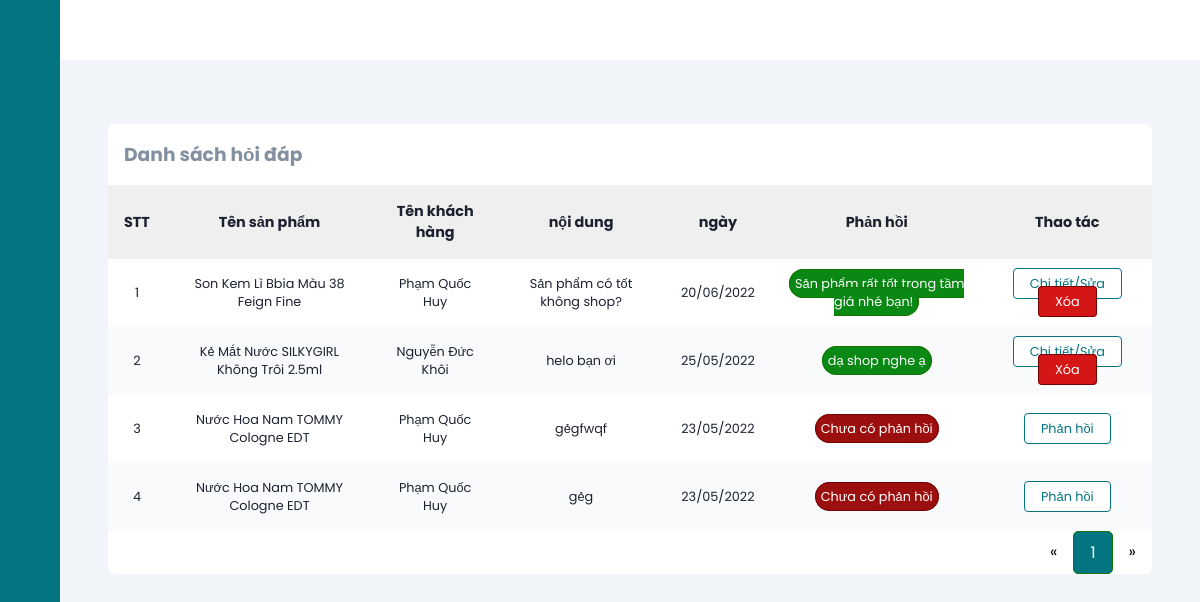
Page /questionManage?page=1 (signed in) on the earlier database version.
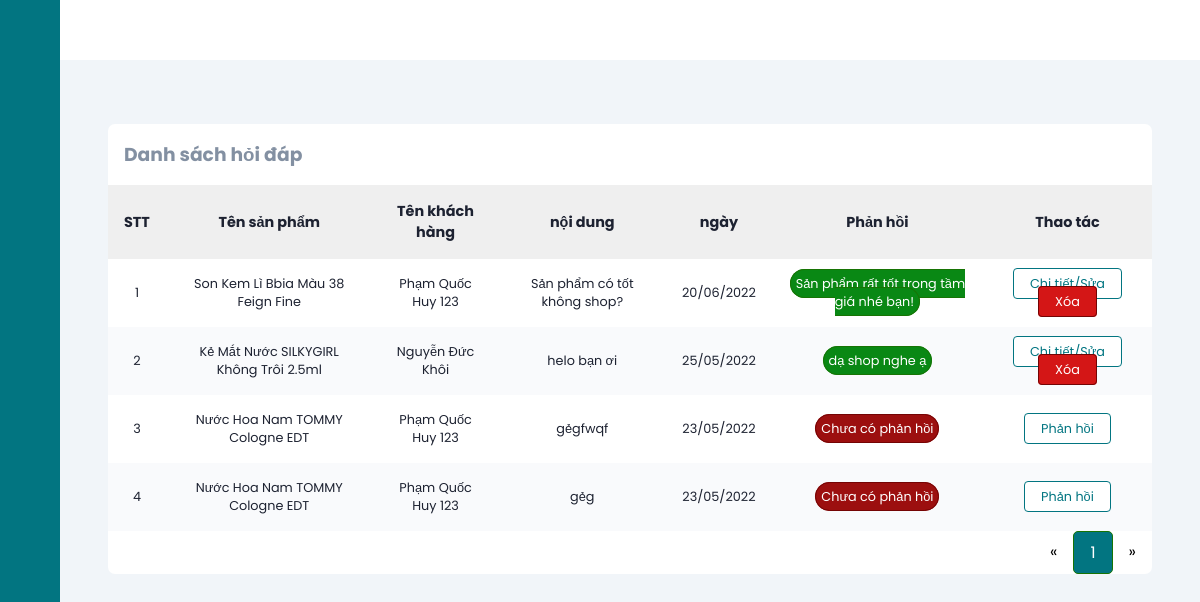
Same page on the later database version.
### tables this page shows
CREATE TABLE `question` (
  `id` int(11) NOT NULL,
  `userId` int(11) NOT NULL,
  `content` varchar(500) NOT NULL,
  `reply` varchar(500) NOT NULL,
  `createdDate` datetime NOT NULL,
  `repliedDate` datetime DEFAULT NULL,
  `productId` int(11) NOT NULL
);

CREATE TABLE `users` (
  `id` int(11) NOT NULL,
  `fullName` varchar(255) NOT NULL,
  `email` varchar(255) NOT NULL,
  `dob` date NOT NULL,
  `address` varchar(500) NOT NULL,
  `password` varchar(255) NOT NULL,
  `roleId` int(11) NOT NULL,
  `status` tinyint(1) NOT NULL,
  `captcha` varchar(50) DEFAULT NULL,
  `isConfirmed` tinyint(4) NOT NULL DEFAULT 0,
  `phone` varchar(11) NOT NULL,
  `provinceId` varchar(5) NOT NULL,
  `districtId` varchar(5) NOT NULL,
  `wardId` varchar(5) NOT NULL,
  `delete_flg` int(11) DEFAULT 0
);

CREATE TABLE `products` (
  `id` int(11) NOT NULL,
  `name` varchar(255) NOT NULL,
  `originalPrice` decimal(10,0) NOT NULL,
  `promotionPrice` decimal(10,0) NOT NULL,
  `image` varchar(50) NOT NULL,
  `createdBy` int(11) NOT NULL,
  `createdDate` date NOT NULL,
  `cateId` int(11) NOT NULL,
  `qty` int(11) NOT NULL,
  `des` text NOT NULL,
  `status` tinyint(1) NOT NULL,
  `soldCount` int(11) NOT NULL,
  `weight` int(11) NOT NULL,
  `image2` varchar(100) NOT NULL,
  `image3` varchar(100) NOT NULL,
  `delete_flg` int(11) DEFAULT 0
);

### mvc/core/ControllerBase.php (called while the page is built, shortened)
<?php
class ControllerBase{
    public function view($view, $data=[]){
        require_once "./mvc/views/".$view.".php";
    }
}
?>

### mvc/controllers/questionManage.php (called while the page is built, shortened)
<?php
class questionManage extends ControllerBaseAdmin
{
    public function index($page = 1)
    {
        $question = $this->model("questionModel");
        $questionList = ($question->getAllAdmin((isset($_GET['page']) ? $_GET['page'] : 1)))->fetch_all(MYSQLI_ASSOC);
        $countPaging = $question->getCountPaging(8);
        $this->view("admin/question", [
            "headTitle" => "Phản hồi đánh giá",
            "questionList" => $questionList,
            "countPaging" => $countPaging
        ]);
    }
}

### mvc/core/App.php (called while the page is built, shortened)
<?php
class App
{
    protected $action = "Index";
    function __construct()
    {
        $arr = $this->UrlProcess();
        if (file_exists("./mvc/controllers/" . $arr[0] . ".php")) {
            unset($arr[0]);
        }
        $this->controller = new $this->controller;
        $this->params = $arr ? array_values($arr) : [];
        array_push($this->params, $_GET);
        call_user_func_array([$this->controller, $this->action], $this->params);
    }
    function UrlProcess()
    {
        if (isset($_GET["url"])) {
            return explode("/", filter_var(trim($_GET["url"], "/")));
        }
    }
}

### index.php (called while the page is built, shortened)
<?php
$myApp = new App();
?>

### mvc/core/DB.php (called while the page is built, shortened)
<?php
class DB{
    private static $instance = null;
    protected $servername = "localhost";
    protected $username = "root";
    protected $password = "";
    private function __construct(){
        $this->con = mysqli_connect($this->servername, $this->username, $this->password);
    }
    public static function getInstance()
    {
      if(!self::$instance)
      {
        self::$instance = new DB();
      }
      return self::$instance;
    }
}
?>

### mvc/models/questionModel.php (called while the page is built, shortened)
<?php
class questionModel
{
    private static $instance = null;
    public static function getInstance()
    {
        if (!self::$instance) {
            self::$instance = new questionModel();
        }
        return self::$instance;
    }
    public function getAllAdmin($page = 1, $total = 8)
    {
        $tmp = ($page - 1) * $total;
        $db = DB::getInstance();
        $sql = "SELECT p.id, p.content, p.reply, p.createdDate, u.id as userId, u.fullName, c.name as productName, c.name as productName FROM question p JOIN users u ON p.userId = u.id JOIN products c ON p.productId = c.id ORDER BY p.createdDate DESC LIMIT $tmp,$total";
        $result = mysqli_query($db->con, $sql);
        return $result;
    }
}

### mvc/views/admin/question.php (the view, shortened to what the changed rows need)
<?php require APP_ROOT . '/views/admin/inc/head.php'; ?>
<body>
    <div class="main-content">
        <main>
            <section class="recent">
                <div class="activity-grid">
                    <div class="activity-card">
                        <div class="table-responsive">
                            <table>
                                <thead>
                                    <tr>
                                        <th>STT</th>
                                        <th>Tên sản phẩm</th>
                                        <th>Tên khách hàng</th>
                                        <th>nội dung</th>
                                        <th>ngày</th>
                                        <th>Phản hồi</th>
                                        <th>Thao tác</th>
                                    </tr>
                                </thead>
                                <tbody>
                                    <?php
                                    $count = 0;
                                    foreach ($data['questionList'] as $key => $value) {
                                    ?>
                                        <tr>
                                            <td><?= ++$count ?></td>
                                            <td><?= $value['productName'] ?></td>
                                            <td><?= $value['fullName'] ?></td>
                                            <td><?= $value['content'] ?></td>
                                            <td><?= date("d/m/Y", strtotime($value['createdDate'])) ?></td>
                                            <?php
                                            if ($value['reply']) { ?>
                                                <td><span class="active"><?= $value['reply'] ?></span></td>
                                            <?php } else { ?>
                                                <td><span class="block">Chưa có phản hồi</span></td>
                                            <?php }
                                            ?>
                                            <td>
                                            <?php
                                            if ($value['reply']) { ?>
                                                <a class="button-normal" href="<?= URL_ROOT . '/questionManage/reply/' . $value['id'] ?>">Chi tiết/Sửa</a>
                                                <a class="button-red" href="<?= URL_ROOT . '/questionManage/delete/' . $value['id'] ?>">Xóa</a>
                                            <?php } else { ?>
                                                <a class="button-normal" href="<?= URL_ROOT . '/questionManage/reply/' . $value['id'] ?>">Phản hồi</a>
                                            <?php }
                                            ?>
                                            </td>
                                        </tr>
                                    <?php }
                                    ?>
                                </tbody>
                            </table>
                        </div>
                    </div>
                </div>
            </section>
        </main>
    </div>
</body>
</html>

Differences in the rows shown:
changed through a linked row, question "Sản phẩm có tốt không shop?": userId.fullName "Phạm Quốc Huy" → "Phạm Quốc Huy 123"
changed through a linked row, question "gẻgfwqf": userId.fullName "Phạm Quốc Huy" → "Phạm Quốc Huy 123"
changed through a linked row, question "gẻg": userId.fullName "Phạm Quốc Huy" → "Phạm Quốc Huy 123"
